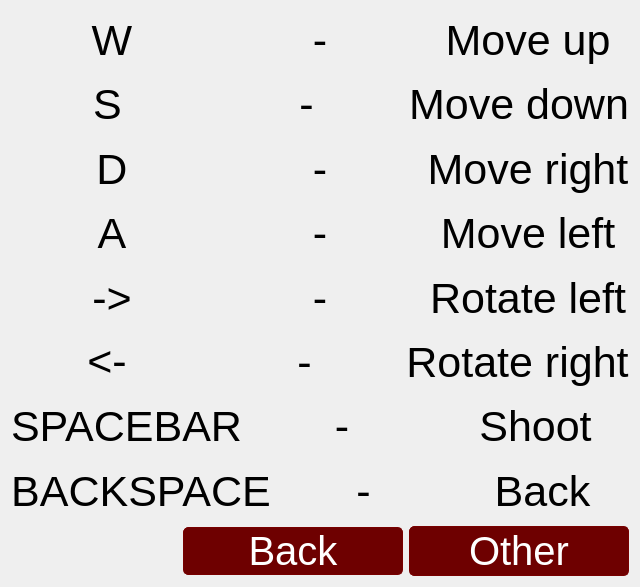
<?xml version="1.0" encoding="UTF-8"?>
<ui version="4.0">
 <class>Widget</class>
 <widget class="QWidget" name="Widget">
  <property name="geometry">
   <rect>
    <x>0</x>
    <y>0</y>
    <width>640</width>
    <height>587</height>
   </rect>
  </property>
  <property name="windowTitle">
   <string>Widget</string>
  </property>
  <property name="autoFillBackground">
   <bool>true</bool>
  </property>
  <property name="styleSheet">
   <string notr="true">background-image: url(&quot;qrc:/sprites/sprites/background_image.png&quot;);

QTabWidget::pane
{
    border-top: 2px solid #1B1B1B;
    background-color: #262626;
}

QTabWidget::tab-bar
{
    left: 5px;
    alignment: left;
    background: #3E3E3E;
}

QTabBar::tab
{
    background: transparent;
    color: #757575;
    padding: 15px 5px 15px 5px;
}</string>
  </property>
  <layout class="QVBoxLayout" name="verticalLayout">
   <property name="spacing">
    <number>6</number>
   </property>
   <property name="leftMargin">
    <number>0</number>
   </property>
   <property name="topMargin">
    <number>0</number>
   </property>
   <property name="rightMargin">
    <number>0</number>
   </property>
   <property name="bottomMargin">
    <number>0</number>
   </property>
   <item>
    <widget class="QStackedWidget" name="stackedWidget">
     <property name="autoFillBackground">
      <bool>false</bool>
     </property>
     <property name="styleSheet">
      <string notr="true">QWidget#stackedWidgetPage1
{
 background-image: url(:/sprites/sprites/background_image.png)
}

QWidget#stackedWidgetPage2
{
 background-image: url(:/sprites/sprites/background_image.png)
}

QPushButton
{
 border: 1px solid rgb(120,0,0);
border-radius: 5px;
background-color: rgb(110, 0, 0);
color: white;

}</string>
     </property>
     <property name="currentIndex">
      <number>0</number>
     </property>
     <widget class="QWidget" name="stackedWidgetPage1" native="true">
      <layout class="QVBoxLayout" name="verticalLayout_2">
       <item>
        <layout class="QHBoxLayout" name="horizontalLayout_2">
         <property name="sizeConstraint">
          <enum>QLayout::SetMaximumSize</enum>
         </property>
         <item>
          <widget class="QLabel" name="wLabel">
           <property name="sizePolicy">
            <sizepolicy hsizetype="Expanding" vsizetype="Preferred">
             <horstretch>0</horstretch>
             <verstretch>0</verstretch>
            </sizepolicy>
           </property>
           <property name="font">
            <font>
             <pointsize>32</pointsize>
            </font>
           </property>
           <property name="styleSheet">
            <string notr="true">background-image: url(qrc:/sprites/sprites/background_image.png)</string>
           </property>
           <property name="text">
            <string>W</string>
           </property>
           <property name="alignment">
            <set>Qt::AlignCenter</set>
           </property>
          </widget>
         </item>
         <item>
          <widget class="QLabel" name="label_8">
           <property name="sizePolicy">
            <sizepolicy hsizetype="Expanding" vsizetype="Preferred">
             <horstretch>0</horstretch>
             <verstretch>0</verstretch>
            </sizepolicy>
           </property>
           <property name="font">
            <font>
             <pointsize>32</pointsize>
            </font>
           </property>
           <property name="text">
            <string>-</string>
           </property>
           <property name="alignment">
            <set>Qt::AlignCenter</set>
           </property>
          </widget>
         </item>
         <item>
          <widget class="QLabel" name="moveupLabel">
           <property name="sizePolicy">
            <sizepolicy hsizetype="Expanding" vsizetype="Preferred">
             <horstretch>0</horstretch>
             <verstretch>0</verstretch>
            </sizepolicy>
           </property>
           <property name="font">
            <font>
             <pointsize>32</pointsize>
            </font>
           </property>
           <property name="text">
            <string>Move up</string>
           </property>
           <property name="alignment">
            <set>Qt::AlignCenter</set>
           </property>
          </widget>
         </item>
        </layout>
       </item>
       <item>
        <layout class="QHBoxLayout" name="horizontalLayout_3">
         <item>
          <widget class="QLabel" name="sLabel">
           <property name="font">
            <font>
             <pointsize>32</pointsize>
            </font>
           </property>
           <property name="text">
            <string>S</string>
           </property>
           <property name="alignment">
            <set>Qt::AlignCenter</set>
           </property>
          </widget>
         </item>
         <item>
          <widget class="QLabel" name="label_9">
           <property name="font">
            <font>
             <pointsize>32</pointsize>
            </font>
           </property>
           <property name="text">
            <string>-</string>
           </property>
           <property name="alignment">
            <set>Qt::AlignCenter</set>
           </property>
          </widget>
         </item>
         <item>
          <widget class="QLabel" name="movednLabel">
           <property name="font">
            <font>
             <pointsize>32</pointsize>
            </font>
           </property>
           <property name="text">
            <string>Move down</string>
           </property>
           <property name="alignment">
            <set>Qt::AlignCenter</set>
           </property>
          </widget>
         </item>
        </layout>
       </item>
       <item>
        <layout class="QHBoxLayout" name="horizontalLayout_4">
         <item>
          <widget class="QLabel" name="dLabel">
           <property name="font">
            <font>
             <pointsize>32</pointsize>
            </font>
           </property>
           <property name="text">
            <string>D</string>
           </property>
           <property name="alignment">
            <set>Qt::AlignCenter</set>
           </property>
          </widget>
         </item>
         <item>
          <widget class="QLabel" name="label_10">
           <property name="font">
            <font>
             <pointsize>32</pointsize>
            </font>
           </property>
           <property name="text">
            <string>-</string>
           </property>
           <property name="alignment">
            <set>Qt::AlignCenter</set>
           </property>
          </widget>
         </item>
         <item>
          <widget class="QLabel" name="label_17">
           <property name="font">
            <font>
             <pointsize>32</pointsize>
            </font>
           </property>
           <property name="text">
            <string>Move right</string>
           </property>
           <property name="alignment">
            <set>Qt::AlignCenter</set>
           </property>
          </widget>
         </item>
        </layout>
       </item>
       <item>
        <layout class="QHBoxLayout" name="horizontalLayout_5">
         <item>
          <widget class="QLabel" name="aLabel">
           <property name="font">
            <font>
             <pointsize>32</pointsize>
            </font>
           </property>
           <property name="text">
            <string>A</string>
           </property>
           <property name="alignment">
            <set>Qt::AlignCenter</set>
           </property>
          </widget>
         </item>
         <item>
          <widget class="QLabel" name="label_11">
           <property name="font">
            <font>
             <pointsize>32</pointsize>
            </font>
           </property>
           <property name="text">
            <string>-</string>
           </property>
           <property name="alignment">
            <set>Qt::AlignCenter</set>
           </property>
          </widget>
         </item>
         <item>
          <widget class="QLabel" name="label_18">
           <property name="font">
            <font>
             <pointsize>32</pointsize>
            </font>
           </property>
           <property name="text">
            <string>Move left</string>
           </property>
           <property name="alignment">
            <set>Qt::AlignCenter</set>
           </property>
          </widget>
         </item>
        </layout>
       </item>
       <item>
        <layout class="QHBoxLayout" name="horizontalLayout_6">
         <item>
          <widget class="QLabel" name="rArrowLabel">
           <property name="font">
            <font>
             <pointsize>32</pointsize>
            </font>
           </property>
           <property name="text">
            <string>-&gt;</string>
           </property>
           <property name="alignment">
            <set>Qt::AlignCenter</set>
           </property>
          </widget>
         </item>
         <item>
          <widget class="QLabel" name="label_12">
           <property name="font">
            <font>
             <pointsize>32</pointsize>
            </font>
           </property>
           <property name="text">
            <string>-</string>
           </property>
           <property name="alignment">
            <set>Qt::AlignCenter</set>
           </property>
          </widget>
         </item>
         <item>
          <widget class="QLabel" name="label_19">
           <property name="font">
            <font>
             <pointsize>32</pointsize>
            </font>
           </property>
           <property name="text">
            <string>Rotate left</string>
           </property>
           <property name="alignment">
            <set>Qt::AlignCenter</set>
           </property>
          </widget>
         </item>
        </layout>
       </item>
       <item>
        <layout class="QHBoxLayout" name="horizontalLayout_7">
         <item>
          <widget class="QLabel" name="lArrowLabel">
           <property name="font">
            <font>
             <pointsize>32</pointsize>
            </font>
           </property>
           <property name="text">
            <string>&lt;-</string>
           </property>
           <property name="alignment">
            <set>Qt::AlignCenter</set>
           </property>
          </widget>
         </item>
         <item>
          <widget class="QLabel" name="label_13">
           <property name="font">
            <font>
             <pointsize>32</pointsize>
            </font>
           </property>
           <property name="text">
            <string>-</string>
           </property>
           <property name="alignment">
            <set>Qt::AlignCenter</set>
           </property>
          </widget>
         </item>
         <item>
          <widget class="QLabel" name="label_20">
           <property name="font">
            <font>
             <pointsize>32</pointsize>
            </font>
           </property>
           <property name="text">
            <string>Rotate right</string>
           </property>
           <property name="alignment">
            <set>Qt::AlignCenter</set>
           </property>
          </widget>
         </item>
        </layout>
       </item>
       <item>
        <layout class="QHBoxLayout" name="horizontalLayout_8">
         <item>
          <widget class="QLabel" name="spaceLabel">
           <property name="font">
            <font>
             <pointsize>32</pointsize>
            </font>
           </property>
           <property name="text">
            <string>SPACEBAR</string>
           </property>
           <property name="alignment">
            <set>Qt::AlignCenter</set>
           </property>
          </widget>
         </item>
         <item>
          <widget class="QLabel" name="label_14">
           <property name="font">
            <font>
             <pointsize>32</pointsize>
            </font>
           </property>
           <property name="text">
            <string>-</string>
           </property>
           <property name="alignment">
            <set>Qt::AlignCenter</set>
           </property>
          </widget>
         </item>
         <item>
          <widget class="QLabel" name="label_21">
           <property name="font">
            <font>
             <pointsize>32</pointsize>
            </font>
           </property>
           <property name="text">
            <string>Shoot</string>
           </property>
           <property name="alignment">
            <set>Qt::AlignCenter</set>
           </property>
          </widget>
         </item>
        </layout>
       </item>
       <item>
        <layout class="QHBoxLayout" name="horizontalLayout_10">
         <item>
          <widget class="QLabel" name="backspLabel">
           <property name="font">
            <font>
             <pointsize>32</pointsize>
            </font>
           </property>
           <property name="text">
            <string>BACKSPACE</string>
           </property>
           <property name="alignment">
            <set>Qt::AlignCenter</set>
           </property>
          </widget>
         </item>
         <item>
          <widget class="QLabel" name="label_23">
           <property name="font">
            <font>
             <pointsize>32</pointsize>
            </font>
           </property>
           <property name="text">
            <string>-</string>
           </property>
           <property name="alignment">
            <set>Qt::AlignCenter</set>
           </property>
          </widget>
         </item>
         <item>
          <widget class="QLabel" name="label_24">
           <property name="font">
            <font>
             <pointsize>32</pointsize>
            </font>
           </property>
           <property name="text">
            <string>Back</string>
           </property>
           <property name="alignment">
            <set>Qt::AlignCenter</set>
           </property>
          </widget>
         </item>
        </layout>
       </item>
       <item>
        <layout class="QHBoxLayout" name="horizontalLayout_11">
         <item>
          <spacer name="horizontalSpacer">
           <property name="orientation">
            <enum>Qt::Horizontal</enum>
           </property>
           <property name="sizeHint" stdset="0">
            <size>
             <width>40</width>
             <height>20</height>
            </size>
           </property>
          </spacer>
         </item>
         <item>
          <widget class="QPushButton" name="backKButton">
           <property name="sizePolicy">
            <sizepolicy hsizetype="Expanding" vsizetype="Fixed">
             <horstretch>0</horstretch>
             <verstretch>0</verstretch>
            </sizepolicy>
           </property>
           <property name="minimumSize">
            <size>
             <width>220</width>
             <height>40</height>
            </size>
           </property>
           <property name="font">
            <font>
             <pointsize>30</pointsize>
            </font>
           </property>
           <property name="styleSheet">
            <string notr="true"/>
           </property>
           <property name="text">
            <string>Back</string>
           </property>
          </widget>
         </item>
         <item>
          <widget class="QPushButton" name="otherButton">
           <property name="sizePolicy">
            <sizepolicy hsizetype="Expanding" vsizetype="Fixed">
             <horstretch>0</horstretch>
             <verstretch>0</verstretch>
            </sizepolicy>
           </property>
           <property name="minimumSize">
            <size>
             <width>220</width>
             <height>50</height>
            </size>
           </property>
           <property name="font">
            <font>
             <pointsize>30</pointsize>
            </font>
           </property>
           <property name="text">
            <string>Other</string>
           </property>
          </widget>
         </item>
        </layout>
       </item>
      </layout>
     </widget>
     <widget class="QWidget" name="stackedWidgetPage2" native="true">
      <layout class="QVBoxLayout" name="verticalLayout_3">
       <item>
        <layout class="QHBoxLayout" name="horizontalLayout_14">
         <item>
          <widget class="QLabel" name="label_22">
           <property name="sizePolicy">
            <sizepolicy hsizetype="Expanding" vsizetype="Preferred">
             <horstretch>0</horstretch>
             <verstretch>0</verstretch>
            </sizepolicy>
           </property>
           <property name="font">
            <font>
             <pointsize>32</pointsize>
            </font>
           </property>
           <property name="text">
            <string>Resolution</string>
           </property>
           <property name="alignment">
            <set>Qt::AlignCenter</set>
           </property>
          </widget>
         </item>
         <item>
          <widget class="QComboBox" name="comboBox">
           <property name="sizePolicy">
            <sizepolicy hsizetype="Preferred" vsizetype="Preferred">
             <horstretch>0</horstretch>
             <verstretch>0</verstretch>
            </sizepolicy>
           </property>
           <property name="minimumSize">
            <size>
             <width>0</width>
             <height>0</height>
            </size>
           </property>
           <property name="font">
            <font>
             <pointsize>30</pointsize>
            </font>
           </property>
           <property name="styleSheet">
            <string notr="true">QComboBox {
    border: 1px solid gray;
    border-radius: 3px;
	padding: 20 20 20 50;
	background-color: orange;
}

QComboBox:editable {
    background: orange;
	min-width: 25px;
}

QComboBox::down-arrow {
    width: 28px;
}</string>
           </property>
           <property name="editable">
            <bool>false</bool>
           </property>
           <property name="insertPolicy">
            <enum>QComboBox::InsertAtBottom</enum>
           </property>
           <property name="sizeAdjustPolicy">
            <enum>QComboBox::AdjustToContents</enum>
           </property>
           <property name="minimumContentsLength">
            <number>0</number>
           </property>
           <property name="frame">
            <bool>false</bool>
           </property>
           <item>
            <property name="text">
             <string>800x600</string>
            </property>
           </item>
           <item>
            <property name="text">
             <string>1024x768</string>
            </property>
           </item>
           <item>
            <property name="text">
             <string>1366x768</string>
            </property>
           </item>
          </widget>
         </item>
        </layout>
       </item>
       <item>
        <layout class="QHBoxLayout" name="horizontalLayout_9">
         <property name="sizeConstraint">
          <enum>QLayout::SetMaximumSize</enum>
         </property>
         <item>
          <widget class="QLabel" name="label_15">
           <property name="sizePolicy">
            <sizepolicy hsizetype="Expanding" vsizetype="Preferred">
             <horstretch>0</horstretch>
             <verstretch>0</verstretch>
            </sizepolicy>
           </property>
           <property name="font">
            <font>
             <pointsize>32</pointsize>
            </font>
           </property>
           <property name="text">
            <string>Background-music</string>
           </property>
           <property name="alignment">
            <set>Qt::AlignCenter</set>
           </property>
          </widget>
         </item>
        </layout>
       </item>
       <item>
        <layout class="QHBoxLayout" name="horizontalLayout">
         <property name="bottomMargin">
          <number>15</number>
         </property>
         <item>
          <widget class="QSlider" name="musicSlider">
           <property name="minimumSize">
            <size>
             <width>0</width>
             <height>40</height>
            </size>
           </property>
           <property name="maximum">
            <number>100</number>
           </property>
           <property name="orientation">
            <enum>Qt::Horizontal</enum>
           </property>
           <property name="tickPosition">
            <enum>QSlider::NoTicks</enum>
           </property>
          </widget>
         </item>
        </layout>
       </item>
       <item>
        <layout class="QHBoxLayout" name="horizontalLayout_12">
         <item>
          <widget class="QLabel" name="label_16">
           <property name="sizePolicy">
            <sizepolicy hsizetype="Expanding" vsizetype="Preferred">
             <horstretch>0</horstretch>
             <verstretch>0</verstretch>
            </sizepolicy>
           </property>
           <property name="font">
            <font>
             <pointsize>32</pointsize>
            </font>
           </property>
           <property name="text">
            <string>Background-sound</string>
           </property>
           <property name="alignment">
            <set>Qt::AlignCenter</set>
           </property>
          </widget>
         </item>
        </layout>
       </item>
       <item>
        <layout class="QHBoxLayout" name="horizontalLayout_13">
         <property name="bottomMargin">
          <number>15</number>
         </property>
         <item>
          <widget class="QSlider" name="soundSlider">
           <property name="minimumSize">
            <size>
             <width>0</width>
             <height>40</height>
            </size>
           </property>
           <property name="maximum">
            <number>100</number>
           </property>
           <property name="orientation">
            <enum>Qt::Horizontal</enum>
           </property>
           <property name="tickPosition">
            <enum>QSlider::NoTicks</enum>
           </property>
          </widget>
         </item>
        </layout>
       </item>
       <item>
        <layout class="QHBoxLayout" name="horizontalLayout_15">
         <item>
          <widget class="QPushButton" name="keyboardButton">
           <property name="sizePolicy">
            <sizepolicy hsizetype="Expanding" vsizetype="Fixed">
             <horstretch>0</horstretch>
             <verstretch>0</verstretch>
            </sizepolicy>
           </property>
           <property name="minimumSize">
            <size>
             <width>220</width>
             <height>50</height>
            </size>
           </property>
           <property name="font">
            <font>
             <pointsize>30</pointsize>
            </font>
           </property>
           <property name="text">
            <string>Keyboard</string>
           </property>
          </widget>
         </item>
         <item>
          <widget class="QPushButton" name="backKButton_2">
           <property name="sizePolicy">
            <sizepolicy hsizetype="Expanding" vsizetype="Fixed">
             <horstretch>0</horstretch>
             <verstretch>0</verstretch>
            </sizepolicy>
           </property>
           <property name="minimumSize">
            <size>
             <width>220</width>
             <height>40</height>
            </size>
           </property>
           <property name="font">
            <font>
             <pointsize>30</pointsize>
            </font>
           </property>
           <property name="styleSheet">
            <string notr="true"/>
           </property>
           <property name="text">
            <string>Back</string>
           </property>
          </widget>
         </item>
         <item>
          <spacer name="horizontalSpacer_2">
           <property name="orientation">
            <enum>Qt::Horizontal</enum>
           </property>
           <property name="sizeHint" stdset="0">
            <size>
             <width>40</width>
             <height>20</height>
            </size>
           </property>
          </spacer>
         </item>
        </layout>
       </item>
      </layout>
     </widget>
    </widget>
   </item>
  </layout>
 </widget>
 <layoutdefault spacing="6" margin="11"/>
 <resources/>
 <connections/>
</ui>
